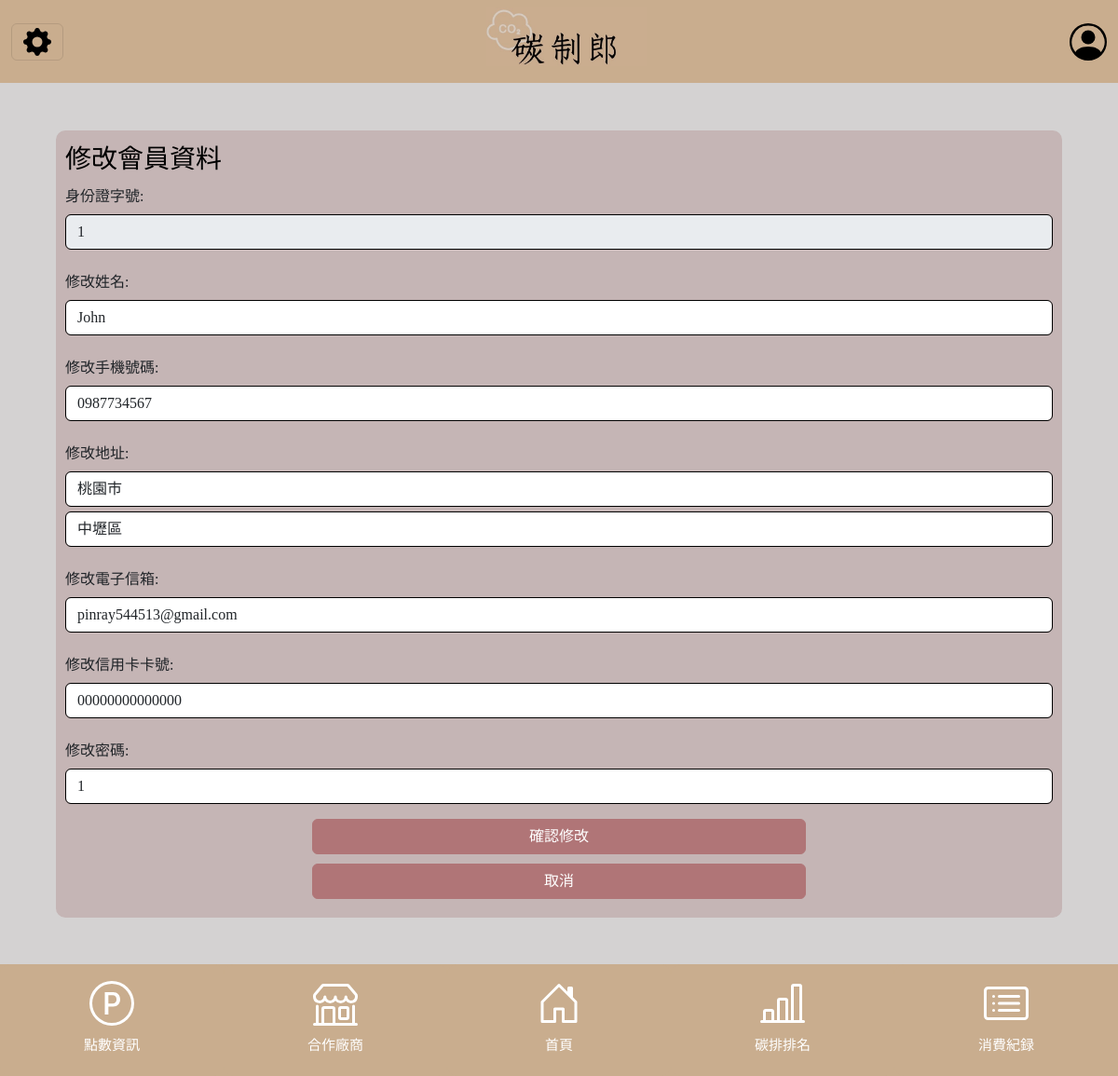
Page /alt_view/ (signed in) on the committed database.
### myapp/models.py (models this page shows, shortened)
class member(models.Model):
    MemID = models.CharField('會員編號', max_length=1000, primary_key=True)
    MemName = models.CharField('會員姓名', max_length=20, null=False)
    MemPh = models.CharField('會員電話', max_length=50, null=False)
    MemPW = models.CharField('會員密碼', max_length=100, null=False)
    Memsanfan = models.CharField('會員身分證', max_length=100, null=False)
    MemCity = models.CharField('會員城市', max_length=100, null=False)
    MemAddr = models.CharField('會員地址', max_length=100, null=False)
    Memmail = models.CharField('會員電郵', max_length=100, null=False)
    Memxin = models.CharField('會員信用卡號', max_length=100, null=True)
    MCarbon = models.FloatField('碳排量', null=True)
    MemPoint = models.IntegerField('碳權點數', null=True)
    MemPic = models.CharField('頭貼', max_length=100, null=True)
    Memrank = models.IntegerField('徽章')
    MemRPic = models.CharField('徽章', max_length=100, null=True)

### myapp/views.py (the view)
# urls.py: path('alt_view/', views.alt_view),
def alt_view(request):
    san = request.session.get('session_id')
    print(san)
    user = member.objects.get(Memsanfan=san)
    Mem_sanfan = user.Memsanfan
    Mem_name = user.MemName
    Mem_phone = user.MemPh
    Mem_password = user.MemPW
    Mem_city = user.MemCity
    Mem_address = user.MemAddr
    Mem_mail = user.Memmail
    Mem_xin = user.Memxin
    Mem_point = user.MemPoint
    return render(request, 'alt_member.html', locals())

### templates/alt_member.html (shortened to what this page needs)
<!DOCTYPE html>
<html lang="en">
<head>
    {% load static %}
    <link href="https://cdn.jsdelivr.net/npm/bootstrap@5.2.3/dist/css/bootstrap.min.css" rel="stylesheet"
>
    <link rel="stylesheet" href="../static/css/index.css">
    <link rel="stylesheet" href="../static/css/basic.css">
</head>
<body>
    <nav class="navbar bg-info position-fixed top-0 nav_width" aria-label="Light offcanvas navbar" id="nav_bg"
        style="z-index: 10000;">
        <div class="container-fluid">
            <button class="navbar-toggler" type="button" data-bs-toggle="offcanvas"
                data-bs-target="#offcanvasNavbarLight" aria-controls="offcanvasNavbarLight">
            </button>
            <div>
                <img src="../static/img/logo.jpg" style="width: 172.5px; height: 63px; margin-bottom: 10px;">
            </div>
            <a class="btn_mem" href="/vmember/" role="button">
            </a>
        </div>
    </nav>
    <div class="main_body">
        <div class="mid_body">
            <h3 class="modal-title">修改會員資料</h3>
            <form action="/alt_member/" method = "POST">{% csrf_token %}
                <div class="mb-3">
                    <label for="alt_id" class="col-form-label">身份證字號:</label>
                    <input type="text" class="form-control" id="alt_id" value="{{Mem_sanfan}}" disabled name = 'san' >
                </div>
                <div class="mb-3">
                    <label for="alt_name" class="col-form-label">修改姓名:</label>
                    <input type="text" class="form-control" id="alt_name" value="{{Mem_name}}" name = 'name' required>
                </div>
                <div class="mb-3">
                    <label for="alt_ph" class="col-form-label">修改手機號碼:</label>
                    <input type="text" class="form-control" id="alt_ph" value="{{Mem_phone}}" name = 'phone' required>
                </div>
                <div class="mb-3">
                    <label for="alt_adr" class="col-form-label">修改地址:</label>
                    <input type="text" class="form-control" id="alt_adr" value="{{Mem_city}}" name = 'city' required>
                    <input type="text" class="form-control" id="alt_adr" value="{{Mem_address}}" name = 'address' required style="margin-top:5px;">
                </div>
                <div class="mb-3">
                    <label for="alt_mail" class="col-form-label">修改電子信箱:</label>
                    <input type="text" class="form-control" id="alt_mail" value="{{Mem_mail}}" name = 'mail' required >
                </div>
                <div class="mb-3">
                    <label for="alt_card" class="col-form-label">修改信用卡卡號:</label>
                    <input type="text" class="form-control" id="alt_card" value="{{Mem_xin}}" name = 'xin' required >
                </div>
                <div class="mb-3">
                    <label for="alt_psd" class="col-form-label">修改密碼:</label>
                    <input type="text" class="form-control" id="alt_psd" value="{{Mem_password}}" name = 'password' required  >
                </div>
                <div class="d-grid gap-2 col-6 mx-auto">
                    <input type="submit" class="btn btn-primary" id="membtn" value="確認修改">
                </div>
            </form>
            <div class="d-grid gap-2 col-6 mx-auto">
                <a class="btn btn-primary" id="membtn" href="/vmember/">取消</a>
            </div>
        </div>
    </div>
    <nav class="nav position-fixed bottom-0 bg-secondary nav_width" aria-label="Secondary navigation"
        style="background-color: #c9ad8e !important; height: 120px;">
        <a class="nav-link b_nav_w" aria-current="page" href="/point_view/">
            <div>
                <p class="b_nav_t">點數資訊</p>
            </div>
        </a>
        <a class="nav-link b_nav_w" href="/comp_view/">
            <div>
                <p class="b_nav_t">合作廠商</p>
            </div>
        </a>
        <a class="nav-link b_nav_w" href="/index/">
            <div>
                <p class="b_nav_t">首頁</p>
            </div>
        </a>
        <a class="nav-link b_nav_w" href="/rank/">
            <div>
                <p class="b_nav_t">碳排排名</p>
            </div>
        </a>
        <a class="nav-link b_nav_w" href="/record_view/">
            <div>
                <p class="b_nav_t">消費紀録</p>
            </div>
        </a>
    </nav>
</body>
</html>

### static/css/index.css (style rules this page uses)
body,button, input, select, textarea,h1 ,h2, h3, h4, h5, h6 { font-family: Microsoft YaHei,'宋體' , Tahoma, Helvetica, Arial, "\5b8b\4f53", sans-serif; }
.nav_width { width: 100%; }
#nav_bg { background-color: #c9ad8e !important; }
.main_body { width: 100%; margin-top:30px; padding-top: 10px; padding-bottom: 70px; }
.b_nav_t { width: 100%; font-size: 15px; color: white; margin: 0 0 16px 0; text-align: center; }
.b_nav_w { width: 20%; display: flex; flex-direction: column; }
.nav-link { border-radius: 0%; margin: 0 0 -10px; padding:0; color: black !important; }
.b_nav_w svg { margin: 16px auto; color: white; }
.btn_mem { background-color:transparent; border: none; }
.form-control { border-color: black; }
.btn-primary { --bs-btn-bg: #b09575; --bs-btn-border-color: #b09575; --bs-btn-active-bg: #c9ad8e; --bs-btn-active-border-color: #c9ad8e; --bs-btn-hover-bg: #c9ad8e; --bs-btn-hover-border-color: #c9ad8e; margin-bottom: 10px; }
#membtn { --bs-btn-bg: #b07577; --bs-btn-border-color: #b07577; --bs-btn-active-bg: #c98e8e; --bs-btn-active-border-color: #c98e8e; --bs-btn-hover-bg: #c98e8e; --bs-btn-hover-border-color: #c98e8e; margin-bottom: 10px; }
.nav_width { width: 100%; background-color: #c9ad8e; }
.b_nav_w { width: 20%; height: 120px; display: flex; flex-direction: column; padding:8px; transition: 0.5s; background-color: #c9ad8e; border-radius: 10px; }
.b_nav_w svg { margin: 10px auto; color: white; }
.b_nav_t { width: 100%; font-size: 15px; color: white; margin: 0; text-align: center; }
.mid_body { width: 90%; background-color: #c5b5b5; border-radius: 10px; margin: 100px auto; padding: 10px; }

### static/css/basic.css (style rules this page uses)
* { margin:0; padding: 0; list-style: none; box-sizing: border-box; }
html,body { font-family: "ZiTiGuanJiaFangSongTi-2" !important; margin:0; padding: 0; height: 100%; overflow: hidden; overflow-y: scroll; -webkit-overflow-scrolling: touch; background-color: #d4d2d2; }
a,input,p,h1,h2,h3,h4,h5,h6,button { font-family: "ZiTiGuanJiaFangSongTi-2" !important; color: black; }

### rows in the picture
member: name "John", phone "0987734567", city "桃園市", address "中壢區", mail "pinray544513@gmail.com", xin "00000000000000"
